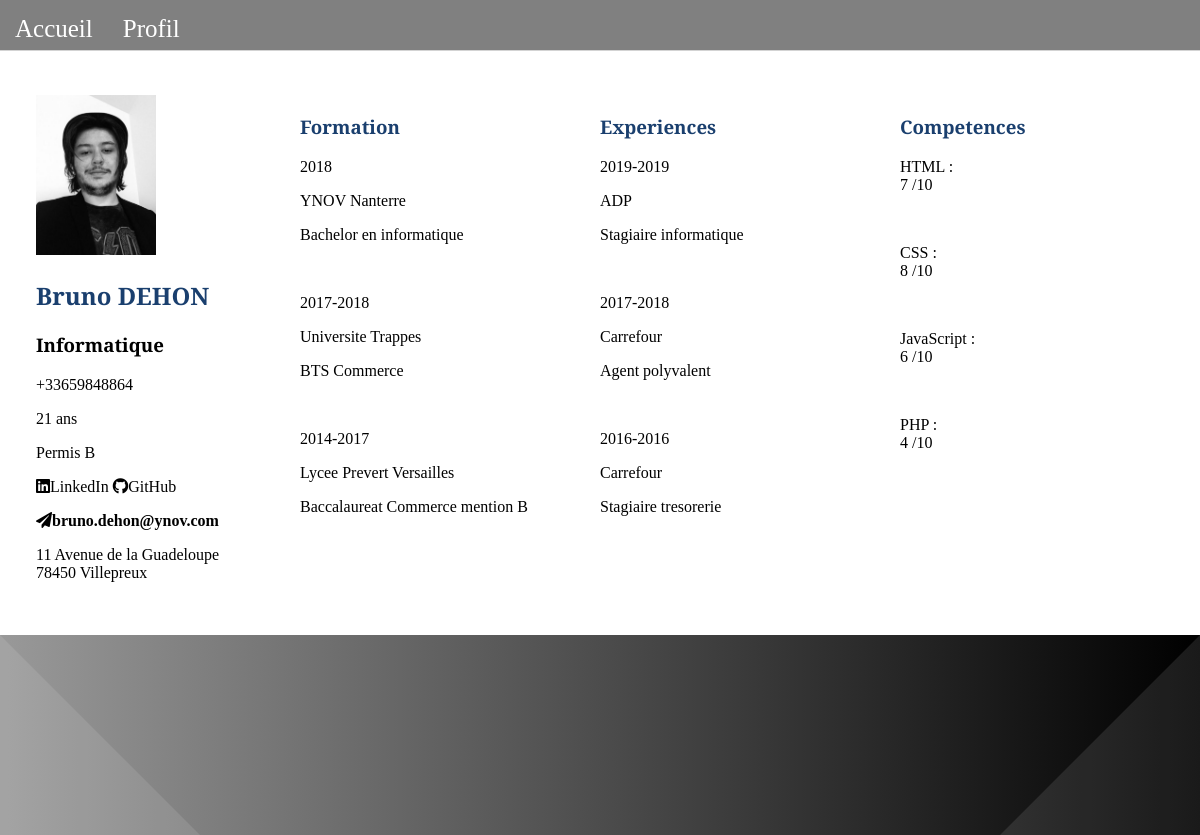
Screenshot of /CV-bruno.php with the database file from the repository.
### tables this page shows
CREATE TABLE IF NOT EXISTS `contact` (
  `ID_Contact` int(6) NOT NULL AUTO_INCREMENT,
  `Mail` varchar(30) NOT NULL,
  `Tel` int(10) NOT NULL,
  `Linkedin` varchar(80) NOT NULL,
  `Github` varchar(80) NOT NULL,
  `No_rue` int(3) NOT NULL,
  `Nom_rue` varchar(50) NOT NULL,
  `Ville` varchar(30) NOT NULL,
  `CodePostal` decimal(5,0) NOT NULL,
  `Departement` varchar(20) NOT NULL,
  `ComplementAdd` varchar(50) DEFAULT NULL,
  `ID_User` int(6) NOT NULL,
  PRIMARY KEY (`ID_Contact`),
  KEY `FK_Contact_IDuser` (`ID_User`)
);

CREATE TABLE IF NOT EXISTS `utilisateur` (
  `ID_User` int(6) NOT NULL AUTO_INCREMENT,
  `Nom` varchar(40) NOT NULL,
  `Prenom` varchar(40) NOT NULL,
  `Age` decimal(2,0) NOT NULL,
  `Date_naissance` date NOT NULL,
  `Permis` varchar(6) NOT NULL,
  `Metier` varchar(40) DEFAULT NULL,
  PRIMARY KEY (`ID_User`)
);

CREATE TABLE IF NOT EXISTS `formation` (
  `ID_formation` int(6) NOT NULL AUTO_INCREMENT,
  `Date_debut` year(4) NOT NULL,
  `Diplome` varchar(40) NOT NULL,
  `Nom_ecole` varchar(40) NOT NULL,
  `Ville_ecole` varchar(20) NOT NULL,
  `CodePostal` decimal(5,0) NOT NULL,
  `Date_fin` year(4) DEFAULT NULL,
  `ID_user` int(6) NOT NULL,
  PRIMARY KEY (`ID_formation`),
  KEY `fk_Formation_IDuser` (`ID_user`)
);

CREATE TABLE IF NOT EXISTS `exp_pro` (
  `ID_xp` int(6) NOT NULL AUTO_INCREMENT,
  `Entreprise` varchar(20) NOT NULL,
  `Date_debut` year(4) NOT NULL,
  `Description` varchar(200) NOT NULL,
  `Poste` varchar(40) NOT NULL,
  `Date_fin` year(4) DEFAULT NULL,
  `ID_user` int(6) NOT NULL,
  PRIMARY KEY (`ID_xp`),
  KEY `FK_expro_ID_User` (`ID_user`)
);

CREATE TABLE IF NOT EXISTS `capacite` (
  `ID_capacite` int(6) NOT NULL AUTO_INCREMENT,
  `Nom_capacite` varchar(40) NOT NULL,
  `Note` decimal(1,0) NOT NULL,
  `ID_User` int(6) NOT NULL,
  PRIMARY KEY (`ID_capacite`),
  KEY `fk_capacite_IDuser` (`ID_User`)
);

### CV-bruno.php (the view, shortened to what this page needs)
<?php
    $pdo = new PDO("mysql:host=localhost:3306;dbname=UF_Web", "root", "");
    $pdo->setAttribute(PDO::ATTR_ERRMODE, PDO::ERRMODE_EXCEPTION);?>
<!DOCTYPE html>
<html lang="en">
<head>
    <link rel="stylesheet" href="https://use.fontawesome.com/releases/v5.8.0/css/all.css">
    <link rel="stylesheet" href="Css/CV-bruno.css">
</head>
    <body>
        <main>
            <nav>
                <ul>
                    <li>
                        <a href="index.php">Accueil</a>
                    </li>
                    <li>
                        <a href="bruno-profil.php">Profil</a>
                    </li>
                </ul>
            </nav>
        <div class="contact">
            <img src="Img/Bruno.jpg" alt="" height= 28%>
            <?php $sql =  'SELECT Prenom, Nom, Metier, Tel, Age, Permis, Linkedin, Github, Mail, No_rue, Nom_rue, CodePostal, Ville FROM utilisateur, contact WHERE contact.ID_User=utilisateur.ID_User AND utilisateur.ID_User = 1';
                $requete = $pdo->query($sql);
                while($row=$requete->fetch()){
            ?>
            <H2><?php echo $row['0'];?> <?php echo $row['1'];?></H2>
            <h3><?php echo $row['2'];?></h3>
            <p>+33<?php echo $row['3'];?></p>
            <p><?php echo $row['4'];?> ans</p>
            <p>Permis <?php echo $row['5'];?></p>
            <p><a href="<?php echo $row['6'];?>"><i class="fab fa-linkedin">LinkedIn</i></a>
            <a href="<?php echo $row['7'];?>"><i class="fab fa-github">GitHub</i> </a></p>
            <p><a href="<?php echo $row['8'];?>"><i class="fas fa-paper-plane"><?php echo $row['8'];?></i></a> </p>
            <p><?php echo $row['9'];?> <?php echo $row['10'];?> <br><?php echo $row['11'];?> <?php echo $row['12'];}?> </p>
        </div>
        <div class="formation">
            <h3>Formation</h3>
            <?php $sql =  'SELECT Date_debut, Nom_ecole, Ville_ecole, Diplome FROM Formation WHERE ID_formation = 6';
                $requete = $pdo->query($sql);
                while($row=$requete->fetch()){
            ?>
            <p><?php echo $row['0'];?></p>
            <p><?php echo $row['1'];?> <?php echo $row['2'];?></p>
            <p><?php echo $row['3'];}?></p>
            <br>
            <?php $sql =  'SELECT Date_debut, Date_fin, Nom_ecole, Ville_ecole, Diplome FROM Formation WHERE ID_formation = 5';
                $requete = $pdo->query($sql);
                while($row=$requete->fetch()){
            ?>
            <p><?php echo $row['0'];?>-<?php echo $row['1'];?></p>
            <p><?php echo $row['2'];?> <?php echo $row['3'];?></p>
            <p><?php echo $row['4'];}?></p>
            <br>
            <?php $sql =  'SELECT Date_debut, Date_fin, Nom_ecole, Ville_ecole, Diplome FROM Formation WHERE ID_formation = 4';
                $requete = $pdo->query($sql);
                while($row=$requete->fetch()){
            ?>
            <p><?php echo $row['0'];?>-<?php echo $row['1'];?></p>
            <p><?php echo $row['2'];?> <?php echo $row['3'];?></p>
            <p><?php echo $row['4'];}?></p>
        </div>
        <div class="exp">
            <h3>Experiences</h3>
            <?php $sql =  'SELECT Date_debut, Date_fin, Entreprise, Poste FROM exp_pro WHERE ID_xp = 6';
                $requete = $pdo->query($sql);
                while($row=$requete->fetch()){
            ?>
            <p><?php echo $row['0'];?>-<?php echo $row['1'];?></p>
            <p><?php echo $row['2'];?></p>
            <p><?php echo $row['3'];}?></p>
            <br>
            <?php $sql =  'SELECT Date_debut, Date_fin, Entreprise, Poste FROM exp_pro WHERE ID_xp = 5';
                $requete = $pdo->query($sql);
                while($row=$requete->fetch()){
            ?>
            <p><?php echo $row['0'];?>-<?php echo $row['1'];?></p>
            <p><?php echo $row['2'];?></p>
            <p><?php echo $row['3'];}?></p>
            <br>
            <?php $sql =  'SELECT Date_debut, Date_fin, Entreprise, Poste FROM exp_pro WHERE ID_xp = 4';
                $requete = $pdo->query($sql);
                while($row=$requete->fetch()){
            ?>
            <p><?php echo $row['0'];?>-<?php echo $row['1'];?></p>
            <p><?php echo $row['2'];?></p>
            <p><?php echo $row['3'];}?></p>
        </div>
        <div class="comp">
            <h3>Competences</h3>
            <?php $sql =  'SELECT Nom_capacite, Note FROM capacite WHERE ID_capacite = 5';
                $requete = $pdo->query($sql);
                while($row=$requete->fetch()){?>
                <p id="s4"><?php echo $row['0'];?> : <br> <?php echo $row['1'];}?> /10</p> <br>
                <?php $sql =  'SELECT Nom_capacite, Note FROM capacite WHERE ID_capacite = 6';
                $requete = $pdo->query($sql);
                while($row=$requete->fetch()){?>
                <p id="s5"><?php echo $row['0'];?> : <br> <?php echo $row['1'];}?> /10</p> <br>
                <?php $sql =  'SELECT Nom_capacite, Note FROM capacite WHERE ID_capacite = 7';
                $requete = $pdo->query($sql);
                while($row=$requete->fetch()){?>
                <p id="s6"><?php echo $row['0'];?> : <br> <?php echo $row['1'];}?> /10</p> <br>
                <?php $sql =  'SELECT Nom_capacite, Note FROM capacite WHERE ID_capacite = 8';
                $requete = $pdo->query($sql);
                while($row=$requete->fetch()){?>
                <p id="s7"><?php echo $row['0'];?> : <br> <?php echo $row['1'];}?> /10</p>
            <br>
        </div>
        </main>
        <footer>
        </footer>
</body>

### Css/CV-bruno.css (style rules this page uses)
body { margin: 0; padding: 0; font-family: 'Libre Baskerville', serif; height: auto; }
main { width: 100%; height: 79.4vh; display: flex; flex-wrap: wrap; overflow: hidden; position: relative; }
nav ul { position: fixed; display: inline-flex; list-style-type: none; margin: 0; padding: 0; width: 100%; border-bottom: lightgray 1px solid; background:gray; position: fixed; height: 6%; z-index: 8; }
nav ul li a { font-size: 25px; display: block; text-align: center; margin: 15px; color: white; text-decoration: none; z-index: 5; }
h3:first-child { color: rgb(26, 63, 110); }
h2 { color: rgb(26, 63, 110); }
a { text-decoration: none; color: black; }
footer { display: fixed; position:absolute; width: 100%; bottom: 30%; }
.contact { position: relative; height: 90%; top: 15%; width: 25%; left: 3%; }
.formation { position: relative; height: 90%; top: 15%; width: 25%; }
.exp { position: relative; height: 90%; top: 15%; width: 25%; }
.comp { position: relative; height: 90%; top: 15%; width: 15%; }
footer { z-index: 3; bottom: 0px; height: 200PX; padding: 0; margin: 0; background: linear-gradient(90deg, #999, black); position: relative; animation: animate linear 20s infinite; }
footer:before { content: ''; position: absolute; top: 0; left: 0; border-top: 200px solid transparent; border-left: 200px solid #FFF; opacity: 0.1; }
footer:after { content: ''; position: absolute; top: 0; right: 0; border-top: 200px solid transparent; border-right: 200px solid #FFF; opacity: 0.1; }

### rows the page displays
contact: ID_User.Prenom "Bruno", ID_User.Nom "DEHON", ID_User.Metier "Informatique", Tel "659848864", ID_User.Age "21", ID_User.Permis "B", Mail "bruno.dehon@ynov.com", No_rue "11", Nom_rue "Avenue de la Guadeloupe", CodePostal "78450", Ville "Villepreux"
formation: Date_debut "2018", Nom_ecole "YNOV", Ville_ecole "Nanterre", Diplome "Bachelor en informatique"
formation: Date_debut "2017", Date_fin "2018", Nom_ecole "Universite", Ville_ecole "Trappes", Diplome "BTS Commerce"
formation: Date_debut "2014", Date_fin "2017", Nom_ecole "Lycee Prevert", Ville_ecole "Versailles", Diplome "Baccalaureat Commerce mention B"
exp_pro: Date_debut "2019", Date_fin "2019", Entreprise "ADP", Poste "Stagiaire informatique"
exp_pro: Date_debut "2017", Date_fin "2018", Entreprise "Carrefour", Poste "Agent polyvalent"
exp_pro: Date_debut "2016", Date_fin "2016", Entreprise "Carrefour", Poste "Stagiaire tresorerie"
capacite: Nom_capacite "HTML", Note "7"
capacite: Nom_capacite "CSS", Note "8"
capacite: Nom_capacite "JavaScript", Note "6"
capacite: Nom_capacite "PHP", Note "4"
